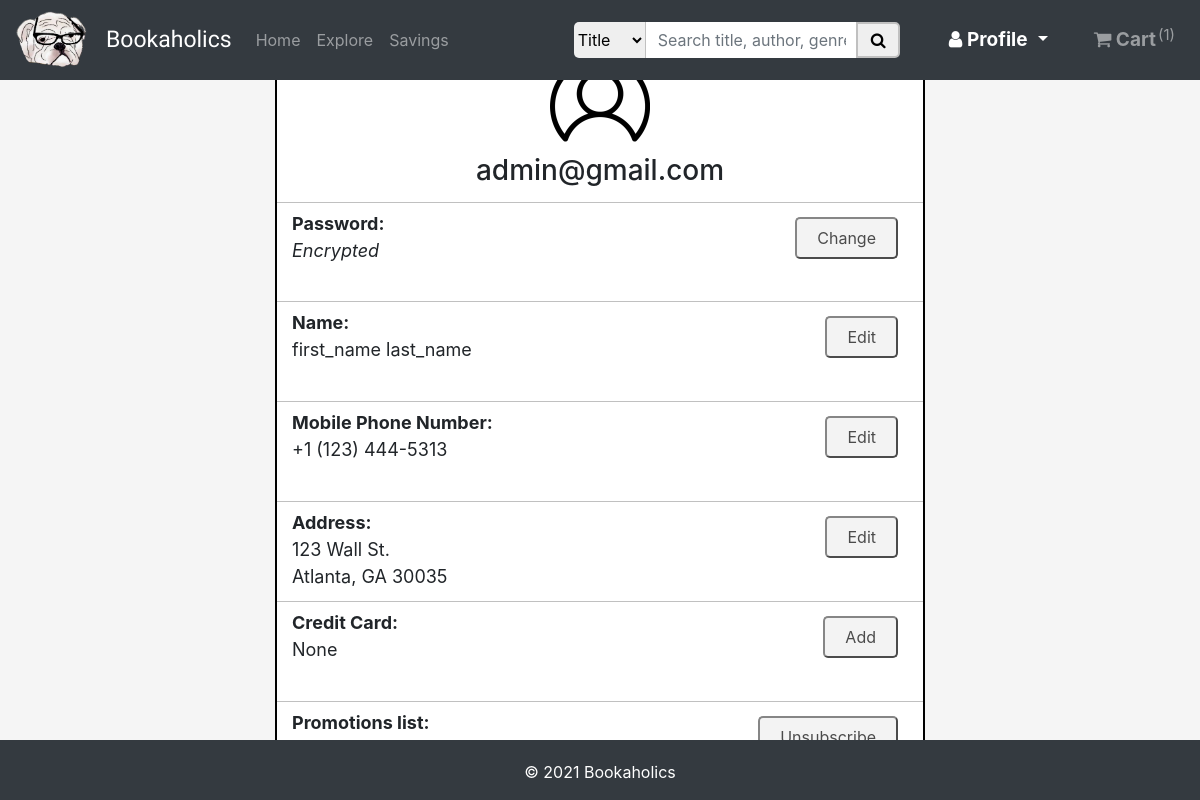
/edit_profile (signed in), run on the app's committed database.
### bookstore/models.py (models this page shows, shortened)
class User(AbstractBaseUser, PermissionsMixin):
    email = models.EmailField(_('email address'), unique=True)
    first_name = models.CharField(max_length=20)
    last_name = models.CharField(max_length=20)
    phone = models.CharField(max_length=10, null=True, blank=True)
    street = models.CharField(max_length=255, null=True, blank=True)
    city = models.CharField(max_length=255, null=True, blank=True)
    state = models.CharField(max_length=255, null=True, blank=True)
    zip_code = models.CharField(max_length=5, null=True, blank=True)
    card_name = encrypt(models.CharField(max_length=255, null=True, blank=True))
    card_num = encrypt(models.CharField(max_length=16, null=True, blank=True))
    card_exp = encrypt(models.CharField(max_length=5, null=True, blank=True))
    card_code = encrypt(models.CharField(max_length=3, null=True, blank=True))
    is_staff = models.BooleanField(default=False)
    is_active = models.BooleanField(default=False)
    is_suspended = models.BooleanField(default=False)
    is_subscribed = models.BooleanField(default=False)
    objects = UserAccountManager()
    USERNAME_FIELD = 'email'
    REQUIRED_FIELDS = ['first_name', 'last_name', 'phone', 'street', 'city', 'state', 'zip_code', 'card_name', 'card_num', 'card_exp', 'card_code', 'is_staff', 'is_active', 'is_suspended', 'is_subscribed']

### bookstore/views.py (the view)
# urls.py: path('edit_profile', views.edit_profile, name='bookstore-edit_profile'),
@login_required
def edit_profile(request):
    context = {
        'title': 'Edit Profile',
        'cartCount': getCartCount(request),
    }
    return render(request, 'bookstore/edit_profile.html', context)

### bookstore/views.py (called while the page is built)
def getCartCount(request):
    if request.user.is_authenticated:
        return CartItem.objects.filter(cart=Cart.objects.get(user=request.user.id)).aggregate(Sum('quantity'))['quantity__sum']
    else:
        return ''

### bookstore/templates/bookstore/edit_profile.html (shortened to what this page needs)
{% extends "bookstore/base.html" %}
{% load static %}
{% block content %}
    {% block style %}
        <link rel="stylesheet" href="{% static 'bookstore/css/edit_profile.css' %}">
    {% endblock style %}
    <div class="container-fluid" id="content">
        <div class="container-fluid" id="center-div">
            <img id="account-icon" src="{% static 'bookstore/images/account-icon.png' %}">
            <h3 id="email">{{ user.email }}</h3>
            <ul id="list">
                <li class="edit-option" id="edit-password-option">
                    <div class="edit-div">
                        <b>Password:</b><br>
                        <i>Encrypted</i>
                    </div>
                    <a href="{% url 'change-password' %}">
                        <button class="edit-button" value=0 id="edit-password-button">Change</button>
                    </a>
                </li>
                <li class="edit-option" id="edit-name-option">
                    <div class="edit-div">
                        <b>Name:</b><br>
                        {{ user.first_name }} {{user.last_name }}
                    </div>
                    <button class="edit-button" id="edit-name-button" value=0 onclick="editName()">Edit</button>
                </li>
                <li class="edit-option" id="edit-phone-option">
                    <div class="edit-div">
                        <b>Mobile Phone Number:</b><br>
                        {% if user.phone %}
                            +1 ({{ user.phone|slice:":3" }}) {{ user.phone|slice:"3:6" }}-{{ user.phone|slice:"6:10" }}
                        {% else %}
                            None
                        {% endif %}
                    </div>
                    {% if user.phone %}
                        <button class="edit-button" value=0 id="edit-phone-button" onclick="editPhone()">Edit</button>
                    {% else %}
                        <button class="edit-button" value=0 id="edit-phone-button" onclick="editPhone()">Add</button>
                    {% endif %}
                </li>
                <li class="edit-option" id="edit-address-option">
                    <div class="edit-div">
                        <b>Address:</b><br>
                        {% if user.street %}
                            {{ user.street }}<br>
                            {{ user.city }}, {{ user.state }} {{ user.zip_code }}
                        {% else %}
                            None
                        {% endif %}
                    </div>
                    {% if user.street %}
                        <button class="edit-button" value=0 id="edit-address-button" onclick="editAddress()">Edit</button>
                    {% else %}
                        <button class="edit-button" value=0 id="edit-address-button" onclick="editAddress()">Add</button>
                    {% endif %}
                </li>
                <li class="edit-option" id="edit-card-option">
                    <div class="edit-div">
                        <b>Credit Card:</b><br>
                        {% if user.card_num %}
                            <img id="visa-icon" src="{% static 'bookstore/images/visa-icon.gif' %}"> ending in
                            {{ user.card_num|slice:"12:" }}
                        {% else %}
                            None
                        {% endif %}
                    </div>
                    {% if user.card_num %}
                        <button class="edit-button" value=0 id="edit-card-button" onclick="editCard()">Edit</button>
                    {% else %}
                        <button class="edit-button" value=0 id="edit-card-button" onclick="editCard()">Add</button>
                    {% endif %}
                </li>
                <li class="edit-option" id="edit-subscribe-option">
                    <div class="edit-div">
                        <b>Promotions list:</b><br>
                    </div>
                    {% if not user.is_subscribed %}
                        <form method="POST" action="/edit_subscribe" enctype="multipart/form-data" id="subscribe-form">
                            {% csrf_token %}
                            <input type="hidden" name="is_subscribed" value=True>
                            <button type="submit" class="edit-button" id="edit-subscribe-button">Subscribe</button>
                        </form>
                    {% else %}
                        <form method="POST" action="/edit_subscribe" enctype="multipart/form-data" id="subscribe-form">
                            <button type="submit" class="edit-button" id="edit-subscribe-button">Unsubscribe</button>
                        </form>
                    {% endif %}
                </li>
            </ul>
        </div>
    </div>
{% endblock content %}

### bookstore/static/bookstore/css/base.css (style rules this page uses)
html, body { width: 100%; height: 100%; margin: 0; padding: 0; background-color: whitesmoke; }
body { margin-bottom: 60px; }
#content { width: 80%; height: 100; padding: 0 5% 0 5%; margin-left: auto; margin-right: auto; background-color: white; }

### bookstore/static/bookstore/css/edit_profile.css (style rules this page uses)
#content { height: 84.5%; background: none; display: flex; justify-content: center; align-items: center; }
#center-div { border: 2px solid black; border-radius: 10px; width: 650px; min-height: 680px; padding: 0 0 0 0; background-color: white; text-align: center; }
#account-icon { height: 100px; width: 100px; margin-top: 15px; }
#email { margin-top: 5px; margin-bottom: 15px; }
#list { list-style-type: none; margin: 0; padding: 0; width: 100%; }
.edit-option { border-bottom: 1px solid silver; height: 100px; padding: 7px 25px 0px 15px; }
.edit-div { float: left; text-align: left; font-size: 18px; }
#edit-password-option { border-top: 1px solid silver; }
#edit-subscribe-option { border-bottom: none; }
.edit-button { margin-top: 7px; float: right; padding: 7px 20px 7px 20px; border-radius: 5px; opacity: .7; }

### data on the page
User: email "admin@gmail.com", first_name "first_name", last_name "last_name", phone "123", phone "444", phone "5313", street "123 Wall St.", city "Atlanta", state "GA", zip_code "30035"

### other printed values
{{ cartCount }} "1"
